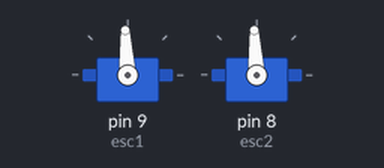
Simulated run of this sketch. Board: Arduino Uno, built with avr-gcc and run on an emulated ATmega328P. Parts: 2 × servo.

Above: at 0.1 s.
At 3.1 s:
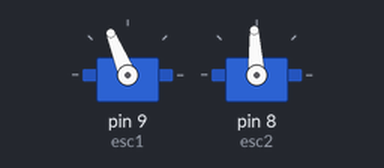
Timing chart, 0 to 4.6 s (numbered marks = the images above):
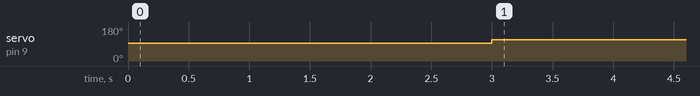

The sketch:

motor-test_afro_esc_30A.ino
```cpp
//READ THIS: After the panel is initialized, press the
//red button and wait for another 3 to 5 second and the panel will
//move to void loop() stage
#include <Servo.h>

Servo esc1, esc2;

void setup() {
  Serial.begin(9600);
  esc1.attach(9);
  esc2.attach(8);

  esc1.writeMicroseconds(1500); // initialize the ESC
  esc2.writeMicroseconds(1500);
  delay(3000); // three second delay to allow time for initialization
}

void loop(){
  esc1.writeMicroseconds(moveForward());
  esc2.writeMicroseconds(1500);
}

int moveForward(){
  return 1700;
}
```

Measured:
- by itself, servo on pin 9 (esc1): 93° → 112° at 3.0 s
